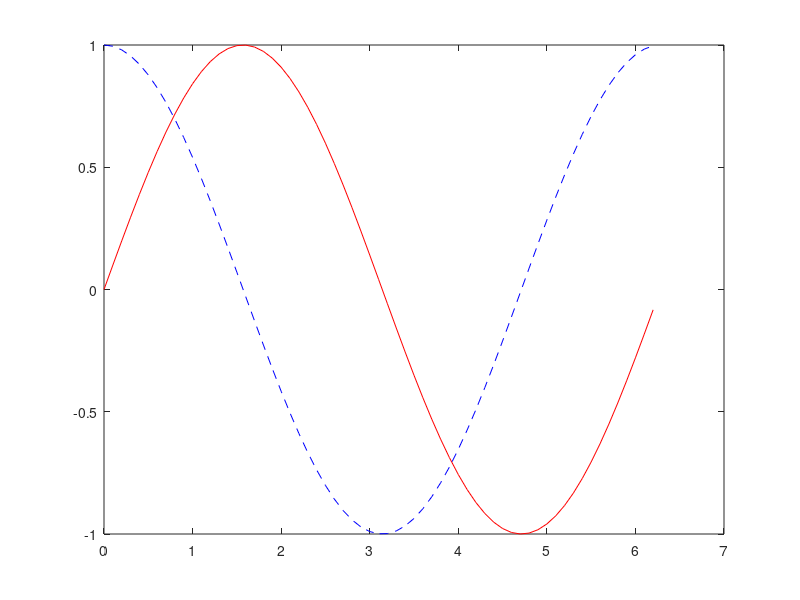

Write MATLAB code to recreate this figure. (Note: this script raises an error after producing the figure.)
x=0:0.1:2*pi;
plot(x,sin(x),'r-',x,cos(x),'b--')
legend('sinx','cosx','Location',[0.74 0.13 0.15 0.1])
axis([0 2*pi -2 2])